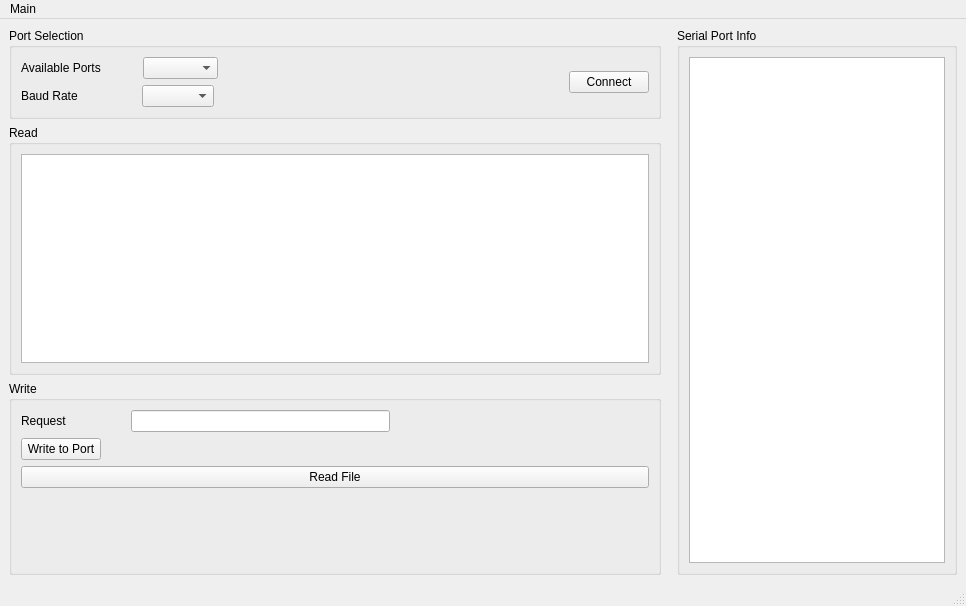
<?xml version="1.0" encoding="UTF-8"?>
<ui version="4.0">
 <class>MainWindow</class>
 <widget class="QMainWindow" name="MainWindow">
  <property name="geometry">
   <rect>
    <x>0</x>
    <y>0</y>
    <width>966</width>
    <height>606</height>
   </rect>
  </property>
  <property name="sizePolicy">
   <sizepolicy hsizetype="Minimum" vsizetype="Preferred">
    <horstretch>0</horstretch>
    <verstretch>0</verstretch>
   </sizepolicy>
  </property>
  <property name="minimumSize">
   <size>
    <width>750</width>
    <height>0</height>
   </size>
  </property>
  <property name="windowTitle">
   <string>MainWindow</string>
  </property>
  <widget class="QWidget" name="centralwidget">
   <layout class="QHBoxLayout" name="horizontalLayout">
    <item>
     <layout class="QVBoxLayout" name="verticalLayout">
      <item>
       <widget class="QGroupBox" name="groupBox_4">
        <property name="title">
         <string>Port Selection</string>
        </property>
        <layout class="QHBoxLayout" name="horizontalLayout_6">
         <item>
          <layout class="QVBoxLayout" name="verticalLayout_6">
           <item>
            <layout class="QHBoxLayout" name="horizontalLayout_2">
             <item>
              <widget class="QLabel" name="availablePortsLbl">
               <property name="sizePolicy">
                <sizepolicy hsizetype="Fixed" vsizetype="Preferred">
                 <horstretch>0</horstretch>
                 <verstretch>0</verstretch>
                </sizepolicy>
               </property>
               <property name="minimumSize">
                <size>
                 <width>110</width>
                 <height>0</height>
                </size>
               </property>
               <property name="text">
                <string>Available Ports</string>
               </property>
              </widget>
             </item>
             <item>
              <spacer name="horizontalSpacer_5">
               <property name="orientation">
                <enum>Qt::Horizontal</enum>
               </property>
               <property name="sizeType">
                <enum>QSizePolicy::Fixed</enum>
               </property>
               <property name="sizeHint" stdset="0">
                <size>
                 <width>6</width>
                 <height>20</height>
                </size>
               </property>
              </spacer>
             </item>
             <item>
              <widget class="QComboBox" name="portsCombo">
               <property name="sizePolicy">
                <sizepolicy hsizetype="Fixed" vsizetype="Fixed">
                 <horstretch>0</horstretch>
                 <verstretch>0</verstretch>
                </sizepolicy>
               </property>
               <property name="minimumSize">
                <size>
                 <width>75</width>
                 <height>0</height>
                </size>
               </property>
              </widget>
             </item>
             <item>
              <spacer name="horizontalSpacer_2">
               <property name="orientation">
                <enum>Qt::Horizontal</enum>
               </property>
               <property name="sizeHint" stdset="0">
                <size>
                 <width>40</width>
                 <height>20</height>
                </size>
               </property>
              </spacer>
             </item>
            </layout>
           </item>
           <item>
            <layout class="QHBoxLayout" name="horizontalLayout_3">
             <item>
              <widget class="QLabel" name="label">
               <property name="sizePolicy">
                <sizepolicy hsizetype="Fixed" vsizetype="Preferred">
                 <horstretch>0</horstretch>
                 <verstretch>0</verstretch>
                </sizepolicy>
               </property>
               <property name="minimumSize">
                <size>
                 <width>75</width>
                 <height>0</height>
                </size>
               </property>
               <property name="text">
                <string>Baud Rate</string>
               </property>
              </widget>
             </item>
             <item>
              <spacer name="horizontalSpacer_7">
               <property name="orientation">
                <enum>Qt::Horizontal</enum>
               </property>
               <property name="sizeType">
                <enum>QSizePolicy::Fixed</enum>
               </property>
               <property name="sizeHint" stdset="0">
                <size>
                 <width>40</width>
                 <height>20</height>
                </size>
               </property>
              </spacer>
             </item>
             <item>
              <widget class="QComboBox" name="baudRatesCombo"/>
             </item>
             <item>
              <spacer name="horizontalSpacer_3">
               <property name="orientation">
                <enum>Qt::Horizontal</enum>
               </property>
               <property name="sizeHint" stdset="0">
                <size>
                 <width>40</width>
                 <height>20</height>
                </size>
               </property>
              </spacer>
             </item>
            </layout>
           </item>
          </layout>
         </item>
         <item>
          <layout class="QVBoxLayout" name="verticalLayout_3">
           <item>
            <widget class="QPushButton" name="serialPortCntBtn">
             <property name="text">
              <string>Connect</string>
             </property>
            </widget>
           </item>
          </layout>
         </item>
        </layout>
       </widget>
      </item>
      <item>
       <widget class="QGroupBox" name="groupBox_2">
        <property name="sizePolicy">
         <sizepolicy hsizetype="Preferred" vsizetype="Fixed">
          <horstretch>0</horstretch>
          <verstretch>0</verstretch>
         </sizepolicy>
        </property>
        <property name="minimumSize">
         <size>
          <width>0</width>
          <height>250</height>
         </size>
        </property>
        <property name="title">
         <string>Read</string>
        </property>
        <layout class="QVBoxLayout" name="verticalLayout_4">
         <item>
          <widget class="QPlainTextEdit" name="receivedPlTxtEdt"/>
         </item>
        </layout>
       </widget>
      </item>
      <item>
       <widget class="QGroupBox" name="groupBox_3">
        <property name="title">
         <string>Write</string>
        </property>
        <layout class="QVBoxLayout" name="verticalLayout_5">
         <item>
          <layout class="QHBoxLayout" name="horizontalLayout_4">
           <item>
            <widget class="QLabel" name="label_2">
             <property name="text">
              <string>Request</string>
             </property>
            </widget>
           </item>
           <item>
            <spacer name="horizontalSpacer_8">
             <property name="orientation">
              <enum>Qt::Horizontal</enum>
             </property>
             <property name="sizeType">
              <enum>QSizePolicy::Fixed</enum>
             </property>
             <property name="sizeHint" stdset="0">
              <size>
               <width>58</width>
               <height>20</height>
              </size>
             </property>
            </spacer>
           </item>
           <item>
            <widget class="QLineEdit" name="requestLnEdt">
             <property name="sizePolicy">
              <sizepolicy hsizetype="MinimumExpanding" vsizetype="Fixed">
               <horstretch>0</horstretch>
               <verstretch>0</verstretch>
              </sizepolicy>
             </property>
            </widget>
           </item>
           <item>
            <spacer name="horizontalSpacer_4">
             <property name="orientation">
              <enum>Qt::Horizontal</enum>
             </property>
             <property name="sizeHint" stdset="0">
              <size>
               <width>40</width>
               <height>20</height>
              </size>
             </property>
            </spacer>
           </item>
          </layout>
         </item>
         <item>
          <layout class="QHBoxLayout" name="horizontalLayout_5">
           <item>
            <widget class="QPushButton" name="writeToPortBtn">
             <property name="sizePolicy">
              <sizepolicy hsizetype="Fixed" vsizetype="Fixed">
               <horstretch>0</horstretch>
               <verstretch>0</verstretch>
              </sizepolicy>
             </property>
             <property name="text">
              <string>Write to Port</string>
             </property>
            </widget>
           </item>
           <item>
            <spacer name="horizontalSpacer_6">
             <property name="orientation">
              <enum>Qt::Horizontal</enum>
             </property>
             <property name="sizeHint" stdset="0">
              <size>
               <width>40</width>
               <height>20</height>
              </size>
             </property>
            </spacer>
           </item>
          </layout>
         </item>
         <item>
          <widget class="QPushButton" name="readFileBtn">
           <property name="text">
            <string>Read File</string>
           </property>
          </widget>
         </item>
         <item>
          <spacer name="verticalSpacer">
           <property name="orientation">
            <enum>Qt::Vertical</enum>
           </property>
           <property name="sizeHint" stdset="0">
            <size>
             <width>20</width>
             <height>107</height>
            </size>
           </property>
          </spacer>
         </item>
        </layout>
       </widget>
      </item>
     </layout>
    </item>
    <item>
     <spacer name="horizontalSpacer">
      <property name="orientation">
       <enum>Qt::Horizontal</enum>
      </property>
      <property name="sizeType">
       <enum>QSizePolicy::Fixed</enum>
      </property>
      <property name="sizeHint" stdset="0">
       <size>
        <width>10</width>
        <height>20</height>
       </size>
      </property>
     </spacer>
    </item>
    <item>
     <widget class="QGroupBox" name="groupBox">
      <property name="sizePolicy">
       <sizepolicy hsizetype="Fixed" vsizetype="Preferred">
        <horstretch>0</horstretch>
        <verstretch>0</verstretch>
       </sizepolicy>
      </property>
      <property name="minimumSize">
       <size>
        <width>250</width>
        <height>0</height>
       </size>
      </property>
      <property name="title">
       <string>Serial Port Info</string>
      </property>
      <layout class="QVBoxLayout" name="verticalLayout_2">
       <item>
        <widget class="QListWidget" name="listWidget"/>
       </item>
      </layout>
     </widget>
    </item>
   </layout>
  </widget>
  <widget class="QMenuBar" name="menubar">
   <property name="geometry">
    <rect>
     <x>0</x>
     <y>0</y>
     <width>966</width>
     <height>22</height>
    </rect>
   </property>
   <widget class="QMenu" name="menuMain">
    <property name="title">
     <string>Main</string>
    </property>
    <addaction name="actionConnect_to_Port"/>
    <addaction name="actionDisconnet_from_Port"/>
    <addaction name="separator"/>
    <addaction name="actionList_Available_Ports"/>
    <addaction name="separator"/>
    <addaction name="actionQuit"/>
   </widget>
   <addaction name="menuMain"/>
  </widget>
  <widget class="QStatusBar" name="statusbar"/>
  <action name="actionConnect_to_Port">
   <property name="text">
    <string>Connect to Port..</string>
   </property>
  </action>
  <action name="actionDisconnet_from_Port">
   <property name="text">
    <string>Disconnet from Port</string>
   </property>
  </action>
  <action name="actionList_Available_Ports">
   <property name="text">
    <string>List Available Ports</string>
   </property>
  </action>
  <action name="actionQuit">
   <property name="text">
    <string>Quit</string>
   </property>
  </action>
 </widget>
 <resources/>
 <connections/>
</ui>
